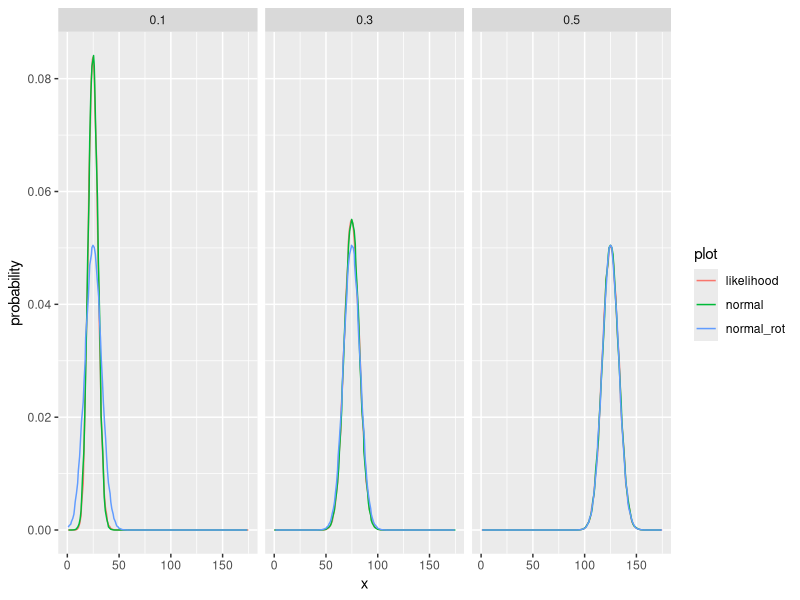
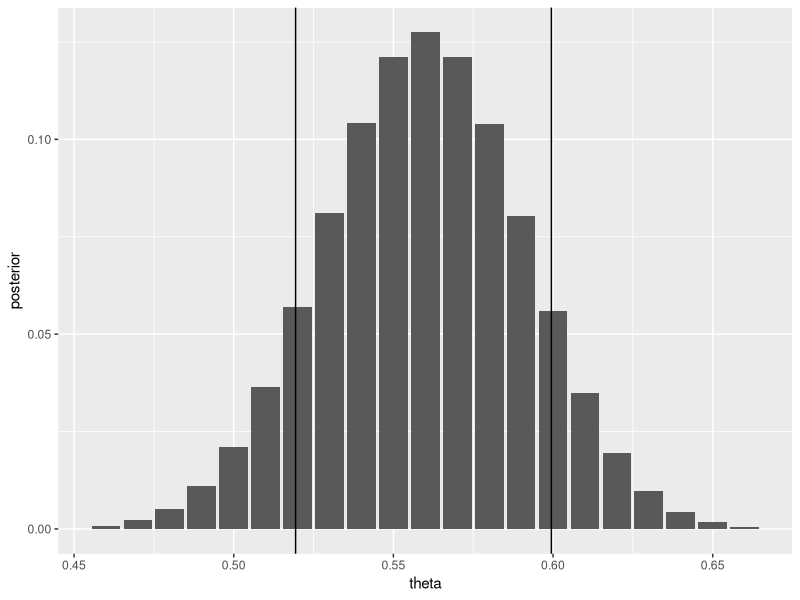

Recreate these plots in R, in order.
library(tidyverse)

# A coin is spun 250 times and lands heads 140 times.
# Recall from set7q1, P(coin is fair|data) = 0.066.
size <- 250
df <- crossing(
  theta = c(0.5,0.3,0.1),
  x = seq(from=0, to=250, by=1)
) %>%
  mutate(likelihood = dbinom(x=x, size=250, prob=theta),
         mean = theta*250,
         var = 250 * theta * (1-theta),
         normal = dnorm(x=x, mean=mean, sd=sqrt(var)),
         normal_rot = dnorm(x=x,mean=mean,sd=sqrt(250/4))
         )
df_tidy <- df %>% gather(key=plot, value=probability, -x, -mean, -var, -theta)

df_tidy %>% 
  ggplot(aes(x=x)) + 
  geom_line(aes(y=probability, colour=plot), position='jitter') +
  xlim(0, 175) + 
  facet_grid(~theta)

# a) the normal distribution with the same mean and variance visually overlaps the likelihood. the normal distribution with the rule of thumb variance is bad for lower theta since it assumes maximum theta=0.5.

# b) In the rule-of-thumb approximation, the mean ~ N(theta, 250/4).
CI <- crossing(
  theta = c(0.5,0.3,0.1),
  confidence = c(0.80,0.95)
) %>%
  mutate(
    alpha = 1-confidence,
    lb = theta + qnorm(alpha/2, lower.tail=TRUE)/(2*sqrt(250)),
    ub = theta + qnorm(alpha/2, lower.tail=FALSE)/(2*sqrt(250))
  )
# oops... the CI doesn't depend on the hypothesis of theta.
CI_0.8 <- 140/250 + c(qnorm(0.2/2, lower.tail=TRUE)/(2*sqrt(250)), qnorm(0.2/2, lower.tail=FALSE)/(2*sqrt(250)))
CI_0.95 <- 140/250 + c(qnorm(0.05/2, lower.tail=TRUE)/(2*sqrt(250)), qnorm(0.05/2, lower.tail=FALSE)/(2*sqrt(250)))

# c) Find an 80% posterior probability interval centered around 0.1 and 0.9 for theta using a flat prior.

x <- 140
dtheta <- 0.01
bayes <- tibble(
  theta = seq(from=0, to=1,by=dtheta),
  prior = dbeta(theta,1,1), #this is flat
  likelihood = dbinom(x=x, size=size, prob=theta),
  num = prior*likelihood,
  posterior = num /sum(num)
)
PPI_0.8 <- c(qbeta(0.1,141,111,lower.tail=TRUE), qbeta(0.1,141,111,lower.tail=FALSE))
# This is super close to the 0.8 CI, though it has a different technical meaning.
bayes %>%
  filter(posterior>0.0005) %>%
  ggplot(aes(x=theta)) + 
  geom_col(aes(y=posterior)) +
  geom_vline(aes(xintercept=PPI_0.8[1])) + 
  geom_vline(aes(xintercept=PPI_0.8[2]))
